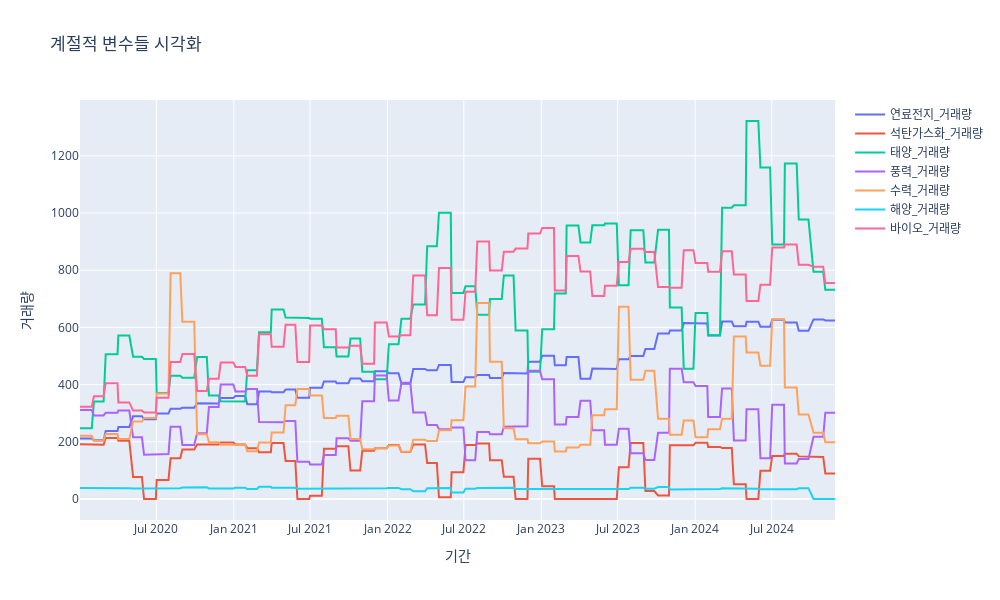

Source (notebook cell):
### Code cell
import plotly.express as px
import plotly.graph_objects as go

fig = go.Figure()
for col in seasonal_features:
    fig.add_trace(go.Scatter(x=df['일시'], y=df[col], mode='lines', name=col))

fig.update_layout(
    width=1000,
    height=600,
    title="계절적 변수들 시각화"
)
fig.update_xaxes(title_text="기간")
fig.update_yaxes(title_text="거래량")
fig.show()

### Figure 1 — Plotly figure (JSON) as saved in the notebook; plotly's stock layout.template omitted (floating-point values rounded to 4 significant figures; data arrays with more than 128 entries replaced by an {"elided": "..."} marker saying what was removed)
{"data": [{"mode": "lines", "name": "연료전지_거래량", "type": "scatter", "x": {"elided": "495 str values"}, "y": {"elided": "495 float values"}}, {"mode": "lines", "name": "석탄가스화_거래량", "type": "scatter", "x": {"elided": "495 str values"}, "y": {"elided": "495 float values"}}, {"mode": "lines", "name": "태양_거래량", "type": "scatter", "x": {"elided": "495 str values"}, "y": {"elided": "495 float values"}}, {"mode": "lines", "name": "풍력_거래량", "type": "scatter", "x": {"elided": "495 str values"}, "y": {"elided": "495 float values"}}, {"mode": "lines", "name": "수력_거래량", "type": "scatter", "x": {"elided": "495 str values"}, "y": {"elided": "495 float values"}}, {"mode": "lines", "name": "해양_거래량", "type": "scatter", "x": {"elided": "495 str values"}, "y": {"elided": "495 float values"}}, {"mode": "lines", "name": "바이오_거래량", "type": "scatter", "x": {"elided": "495 str values"}, "y": {"elided": "495 float values"}}], "layout": {"height": 600, "title": {"text": "계절적 변수들 시각화"}, "width": 1000, "xaxis": {"title": {"text": "기간"}}, "yaxis": {"title": {"text": "거래량"}}}}
